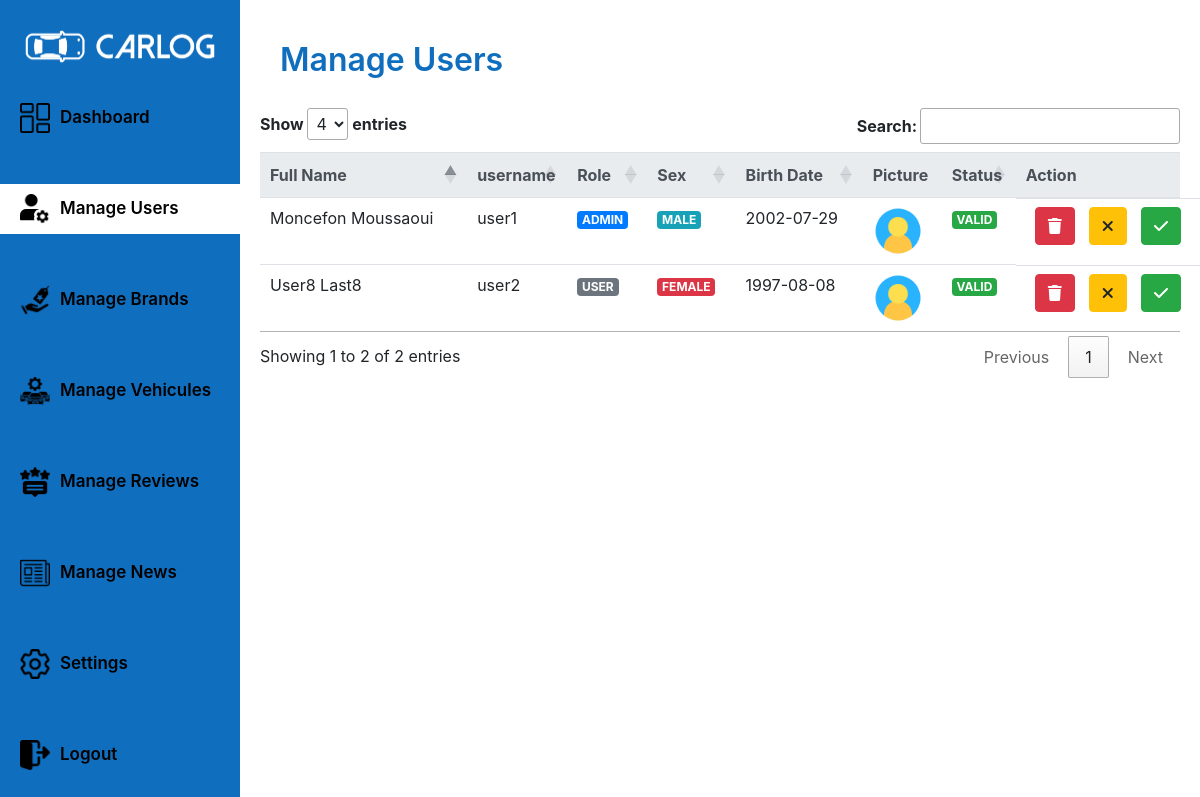
/admin/manageUsersPage/ (signed in), run on the app's committed database.
### tables this page shows
CREATE TABLE `users` (
  `id` int(11) NOT NULL,
  `password` varchar(255) DEFAULT NULL,
  `username` varchar(255) NOT NULL,
  `firstName` varchar(255) DEFAULT NULL,
  `lastName` varchar(255) DEFAULT NULL,
  `role` enum('USER','ADMIN') DEFAULT NULL,
  `birthDate` date DEFAULT NULL,
  `sex` enum('MALE','FEMALE') DEFAULT NULL,
  `status` enum('VALID','REJECTED','PENDING') DEFAULT NULL,
  `profilePicture` varchar(255) DEFAULT NULL
);

### app/router.php (called while the page is built, shortened)
<?php
require_once($_SERVER['DOCUMENT_ROOT'] . "/CarLog/config/utils/imageUtility.php");
require_once($_SERVER['DOCUMENT_ROOT'] . "/CarLog/app/views/adminViews/manageUsersPage.php");
$request = rtrim($_SERVER['REQUEST_URI'], '/') . '/';
$request = strtok($request, '?');
$userRole = isset($_SESSION['USER']) ? $_SESSION['USER']['role'] : 'GUEST';
$view = null;
switch ($request) {
    case '/CarLog/admin/manageUsersPage/':
        if ($userRole === 'ADMIN') {
            $view = new ManageUsersPage();
        } else {
            $view = new UnAuthorizedPage();
        }
        break;
}
$view->showPage();

### config/queries/userQueries.php (called while the page is built, shortened)
<?php
class UserQueries
{
    public static function getAllUsers()
    {
        return "SELECT * FROM users where id != ?";
    }
}

### app/models/userModel.php (called while the page is built, shortened)
<?php
require_once($_SERVER['DOCUMENT_ROOT'] . "/CarLog/Config/queries/userQueries.php");
require_once($_SERVER['DOCUMENT_ROOT'] . '/CarLog/app/controllers/databaseController.php');
class UserModel
{
    public function getAllUsers($userId)
    {
        $dbController = new DatabaseController();
        $database = $dbController->connect();
        $query = UserQueries::getAllUsers();
        $params = [$userId];
        $users = $dbController->request($database, $query, $params);
        return $users;
    }
}

### app/controllers/databaseController.php (called while the page is built, shortened)
<?php
require_once($_SERVER['DOCUMENT_ROOT'] . '/CarLog/app/models/databaseModel.php');
class DatabaseController
{
    public function request($database, $query, $params = [])
    {
        $databaseModel = new DatabaseModel();
        return $databaseModel->request($database, $query, $params);
    }
}

### app/models/databaseModel.php (called while the page is built, shortened)
<?php
class DatabaseModel
{
    public function request($database, $query, $params = [])
    {
        try {
            $stmt = $database->prepare($query);
            if ($stmt) {
                if (!empty($params)) {
                    $stmt->execute($params);
                } else {
                    $stmt->execute();
                }
                $result = $stmt->fetchAll(PDO::FETCH_ASSOC);
                return $result;
            } else {
                return false;
            }
        } catch (PDOException $e) {
            echo "Query execution failed: " . $e->getMessage();
            return false;
        }
    }
}

### app/controllers/userController.php (called while the page is built, shortened)
<?php
require_once($_SERVER['DOCUMENT_ROOT'] . '/CarLog/app/models/userModel.php');
class UserController
{
    public function getAllUsers()
    {
        $userModel = new UserModel();
        $userId = $_SESSION['USER']['id'];
        return $userModel->getAllUsers($userId);
    }
}

### config/utils/imageUtility.php (called while the page is built, shortened)
<?php
class ImageUtility
{
    public static function getUserProfilePicture($user)
    {
        $profilePicture = $user['profilePicture'];
        $picturePath = "/CarLog/public/uploads/users/" . $profilePicture;
        if (file_exists($_SERVER['DOCUMENT_ROOT'] . $picturePath)) {
            $pictureUrl = $picturePath;
        } else {
            $pictureUrl = "/CarLog/public/images/defaults/user.png";
        }
        return $pictureUrl;
    }
}

### app/views/adminViews/manageUsersPage.php (the view, shortened to what this page needs)
<?php
require_once($_SERVER['DOCUMENT_ROOT'] . "/CarLog/app/views/sharedViews/sharedViews.php");
require_once($_SERVER['DOCUMENT_ROOT'] . "/CarLog/app/controllers/userController.php");
require_once($_SERVER['DOCUMENT_ROOT'] . "/CarLog/config/utils/imageUtility.php");
class ManageUsersPage
{
    public function showPage()
    {
        ?>
        <div class="dashboard__page">
            <div class="dashboard__content">
                <div class="dashboard__header-users">
                    <h1>Manage Users</h1>
                </div>
                <?php
                $this->showUsersTable();
                ?>
            </div>
        </div>
        <?php
    }
    private function showUsersTable()
    {
        $userController = new UserController();
        $users = $userController->getAllUsers();
        ?>
        <div class="users__table">
            <table class="table table-hover " id="userTable">
                <thead class="thead-light">
                    <tr>
                        <th>Full Name</th>
                        <th>username</th>
                        <th>Role</th>
                        <th>Sex</th>
                        <th>Birth Date</th>
                        <th>Picture</th>
                        <th>Status</th>
                        <th>Action</th>
                    </tr>
                </thead>
                <tbody>
                    <?php
                    foreach ($users as $user) {
                        ?>
                        <tr>
                            <td>
                                <?php echo $user['firstName'] . " " . $user['lastName'] ?>
                            </td>
                            <td>
                                <?php echo $user['username'] ?>
                            </td>
                            <td>
                                <p class="badge <?= $user['role'] === 'ADMIN' ? 'badge-primary' : 'badge-secondary' ?>">
                                    <?= $user['role'] ?>
                                </p>
                            </td>
                            <td>
                                <p class="badge <?= $user['sex'] === 'MALE' ? 'badge-info' : 'badge-danger' ?>">
                                    <?= $user['sex'] ?>
                                </p>
                            </td>
                            <td>
                                <?php echo $user['birthDate'] ?>
                            </td>
                            <td>
                                <img src="<?= ImageUtility::getUserProfilePicture($user); ?>" alt="profile picture" width="50px"
                                    height="50px">
                            </td>
                            <td>
                                <p
                                    class="badge <?= $user['status'] === 'PENDING' ? 'badge-warning' : ($user['status'] === 'VALID' ? 'badge-success' : 'badge-danger') ?>">
                                    <?= $user['status'] ?>
                                </p>
                            </td>
                            <td class="table__action__btn">
                                <?php if ($user['id'] != $_SESSION['USER']['id']) { ?>
                                    <button class="btn btn-danger" onclick="deleteUser(<?php echo $user['id'] ?>)">
                                        <i class="fas fa-trash"></i>
                                    </button>
                                    <button class="btn btn-warning" onclick="rejectUser(<?php echo $user['id'] ?>)">
                                        <i class="fas fa-times"></i>
                                    </button>
                                    <button class="btn btn-success" onclick="validateUser(<?php echo $user['id'] ?>)">
                                        <i class="fas fa-check"></i>
                                    </button>
                                <?php } else { ?>
                                    <p>YOU!!</p>
                                <?php } ?>
                            </td>
                        </tr>
                        <?php
                    }
                    ?>
                </tbody>
            </table>
        </div>
        <?php
    }
}

### public/styles/user.css (style rules this page uses)
* { box-sizing: border-box; }

### public/styles/main.css (style rules this page uses)
p { margin-bottom: 0 !important; }

### public/styles/admin.css (style rules this page uses)
:root { --primary-color: rgb(16, 110, 190); --secondary-color: rgb(32, 139, 232); --white-color: #fff; }
* { margin: 0; padding: 0; box-sizing: border-box; }
.dashboard__page { width: 100%; height: 100vh; display: flex; flex-direction: row; justify-content: flex-start; align-items: center; overflow: hidden; }
.dashboard__content { width: 80%; height: 100%; display: flex; flex-direction: column; justify-content: flex-start; align-items: start; padding: 20px; }
.dashboard__content h1 { font-size: 32px; font-weight: 600; color: var(--primary-color); line-height : 1.5 !important; }
.users__table, .brands__table , .vehicules__table , .vehicule__reviews__table, .brand__reviews__table, .news__table { min-width: 100%; width: 100%; height: 100%; }
.users__table table,.brands__table table { width: 100%; height: auto; border-collapse: collapse; }
.table__action__btn { width: 100%; height: 100%; display: flex; flex-direction: row; justify-content: space-evenly; gap: 5px; }
th { padding-right: 0 !important; }
.dashboard__header-brands , .dashboard__header-users , .dashboard__header-vehicules ,.dashboard__header-news { width: 100%; height: 100px; display: flex; flex-direction: row; justify-content: space-between; align-items: center; padding: 0 20px; }

### data on the page
users: firstName "Moncefon", lastName "Moussaoui", username "user1", role "ADMIN", sex "MALE", birthDate "2002-07-29", status "VALID"
users: firstName "User8", lastName "Last8", username "user2", role "USER", sex "FEMALE", birthDate "1997-08-08", status "VALID"

### other printed values
$link['text'] "Dashboard"
$link['text'] "Manage Users"
$link['text'] "Manage Brands"
$link['text'] "Manage Vehicules"
$link['text'] "Manage Reviews"
$link['text'] "Manage News"
$link['text'] "Settings"
$link['text'] "Logout"
